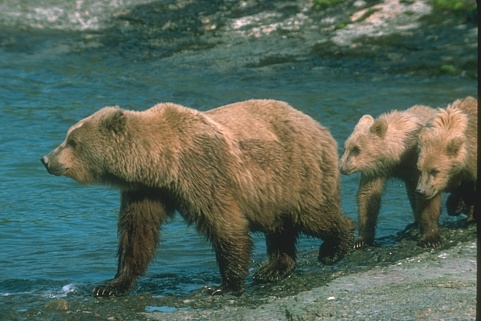
#> input picture input/100075.jpg, 481 x 321 px
$ python edge_detection.py input out input   (older library calls are emulated)
#> lines starting #> are read from the running program, lines starting #| are printed output that depends on the picture
import cv2
import numpy as np
import os
import sys
import math

def apply_sobel(image):
    sobel_x = cv2.Sobel(image, cv2.CV_64F, 1, 0, ksize=3)
    sobel_y = cv2.Sobel(image, cv2.CV_64F, 0, 1, ksize=3)
    sobel = np.hypot(sobel_x, sobel_y)
    sobel = np.uint8(sobel / sobel.max() * 255)
    return sobel

def apply_canny(image):
    blurred_image = cv2.GaussianBlur(image, (5, 5), 0)
    edges = cv2.Canny(blurred_image, 50, 150)
    return edges

def apply_zero_crossing(image):
    blurred = cv2.GaussianBlur(image, (5, 5), 0)
    laplacian = cv2.Laplacian(blurred, cv2.CV_64F)
    result = np.zeros_like(laplacian)
    rows, cols = laplacian.shape
    for i in range(1, rows - 1):
        for j in range(1, cols - 1):
            patch = laplacian[i - 1:i + 2, j - 1:j + 2]
            if (np.sign(patch) == -1).any() and (np.sign(patch) == 1).any():
                result[i, j] = 255
    result = result.astype(np.uint8)
    return result

def mse(imageA, imageB):
    err = np.sum((imageA.astype("float") - imageB.astype("float")) ** 2)
    err /= float(imageA.shape[0] * imageA.shape[1])
    return err

def psnr(imageA, imageB):
    mse_value = mse(imageA, imageB)
    if mse_value == 0:
        return float('inf')
    max_pixel = 255.0
    return 20 * math.log10(max_pixel / math.sqrt(mse_value))

def edge_detection(input_folder, output_folder, reference_folder=None):
#> called with input_folder = 'input', output_folder = 'out', reference_folder = 'input'
    if not os.path.exists(input_folder):
        print(f"The input folder {input_folder} does not exist.")
        sys.exit(1)

    if not os.path.exists(output_folder):
        os.makedirs(output_folder)

    image_files = [f for f in os.listdir(input_folder) if os.path.isfile(os.path.join(input_folder, f)) and f.lower().endswith(('.png', '.jpg', '.jpeg', '.bmp'))]

    if not os.path.exists(output_folder):
        os.makedirs(output_folder)

    with open(os.path.join(output_folder, 'results.txt'), 'w') as results_file:
        for image_file in image_files:
            print(f"Processing {image_file}...")
            input_path = os.path.join(input_folder, image_file)
            image = cv2.imread(input_path, cv2.IMREAD_GRAYSCALE)
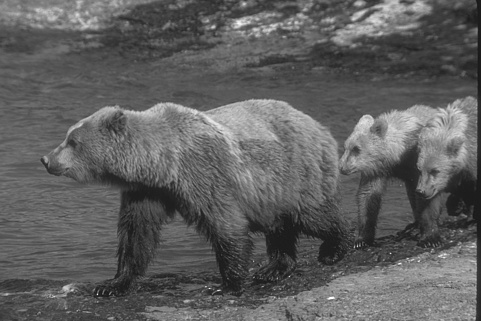
#> image: shape (321, 481); min 18, max 255, mean 95.1
            if image is None:
                print(f"Error reading {input_path}. Skipping.")
                continue

            reference_image = None
            if reference_folder:
                reference_path = os.path.join(reference_folder, image_file)
                reference_image = cv2.imread(reference_path, cv2.IMREAD_GRAYSCALE)
                if reference_image is None:
                    print(f"Reference image {reference_path} not found. Skipping MSE and PSNR calculations.")
                    results_file.write(f"{image_file}, reference not found, MSE:, PSNR:\n")
                    continue

            for method in ['sobel', 'canny', 'zero_crossing']:
                processed_image = globals()[f'apply_{method}'](image)
                output_path = os.path.join(output_folder, f"{method}_{image_file}")
                cv2.imwrite(output_path, processed_image)
                print(f"Saved {output_path}")

                if reference_folder:
                    current_mse = mse(reference_image, processed_image)
                    current_psnr = psnr(reference_image, processed_image)
                    print(f"{method} - {image_file} - MSE: {current_mse:.2f}, PSNR: {current_psnr:.2f}")
                    results_file.write(f"{image_file}, {method}, MSE: {current_mse:.2f}, PSNR: {current_psnr:.2f}\n")
#> this loop made 3 passes
#> (current_mse, mse_value in psnr, current_psnr) on passes 1 to 3: (6513.5, 6513.5, 9.99), (10843.6, 10843.6, 7.78), (23981.8, 23981.8, 4.33)
#| sobel - 100075.jpg - MSE: 6513.51, PSNR: 9.99
#| canny - 100075.jpg - MSE: 10843.63, PSNR: 7.78
#| zero_crossing - 100075.jpg - MSE: 23981.82, PSNR: 4.33
#> pass 1, in apply_sobel, `sobel_x = cv2.Sobel(image, cv2.CV_64F, 1, 0, ksize=3)`:
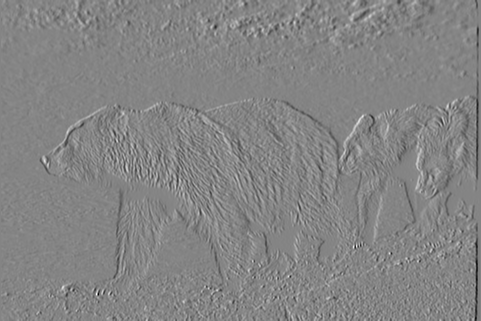
#> sobel_x: shape (321, 481) float64; min -561, max 517, mean -1; drawn with min black and max white
#> pass 1, in apply_sobel, `sobel_y = cv2.Sobel(image, cv2.CV_64F, 0, 1, ksize=3)`:
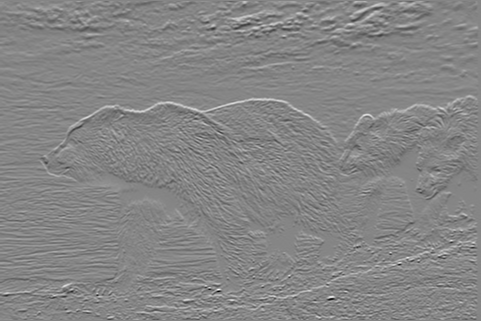
#> sobel_y: shape (321, 481) float64; min -688, max 625, mean 0.1; drawn with min black and max white
#> pass 1, in apply_sobel, `sobel = np.hypot(sobel_x, sobel_y)`:
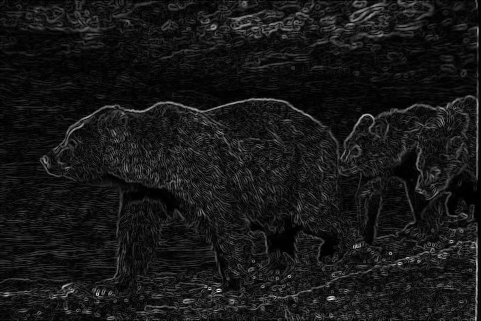
#> sobel: shape (321, 481) float64; min 0, max 689.3, mean 63.9; drawn with min black and max white
#> pass 2 of the loop in edge_detection, `for image_file in image_files:`:
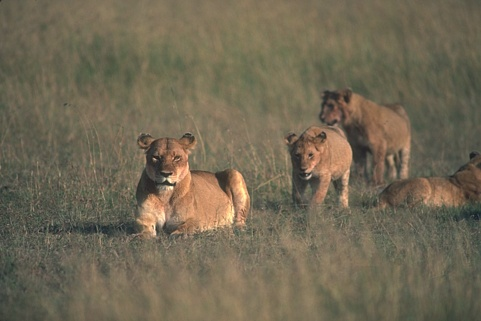
#> input picture input/105053.jpg, 481 x 321 px
#> the loop in edge_detection, `for method in ['sobel', 'canny', 'zero_crossing']:` made 3 passes
#> (current_mse, mse_value in psnr, current_psnr) on passes 1 to 3: (9347.3, 9347.3, 8.42), (11580.2, 11580.2, 7.49), (21415.6, 21415.6, 4.82)
#> (printed output is left out)
#> pass 1, in apply_sobel (call 2), `sobel_y = cv2.Sobel(image, cv2.CV_64F, 0, 1, ksize=3)`:
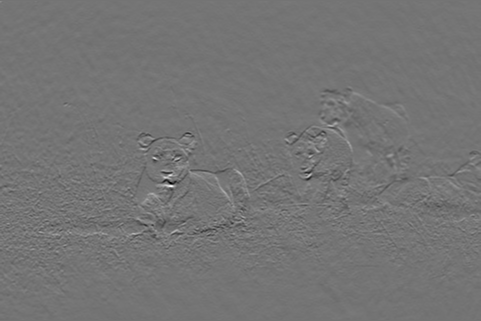
#> sobel_y: shape (321, 481) float64; min -622, max 735, mean -0.2; drawn with min black and max white
#> pass 1, in apply_sobel (call 2), `sobel = np.hypot(sobel_x, sobel_y)`:
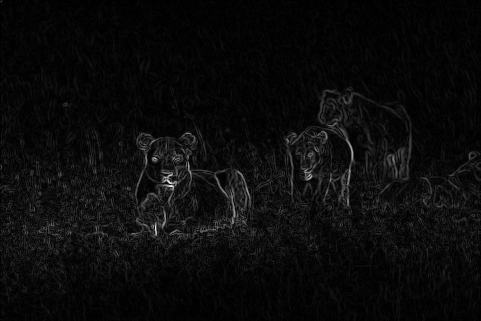
#> sobel: shape (321, 481) float64; min 0, max 767.8, mean 35.2; drawn with min black and max white

    # print("avg psnr:", avg_psnr)
    # print("avg_mse:",avg_mse)
    print("Edge detection completed for all images.")

if __name__ == "__main__":
    if len(sys.argv) != 4:
        print("Usage: python edge_detection.py <input_folder> <output_folder> <reference_folder>")
        sys.exit(1)

    input_folder = sys.argv[1]
    output_folder = sys.argv[2]
    reference_folder = sys.argv[3]  # Take the reference folder from command line
    edge_detection(input_folder, output_folder, reference_folder)
